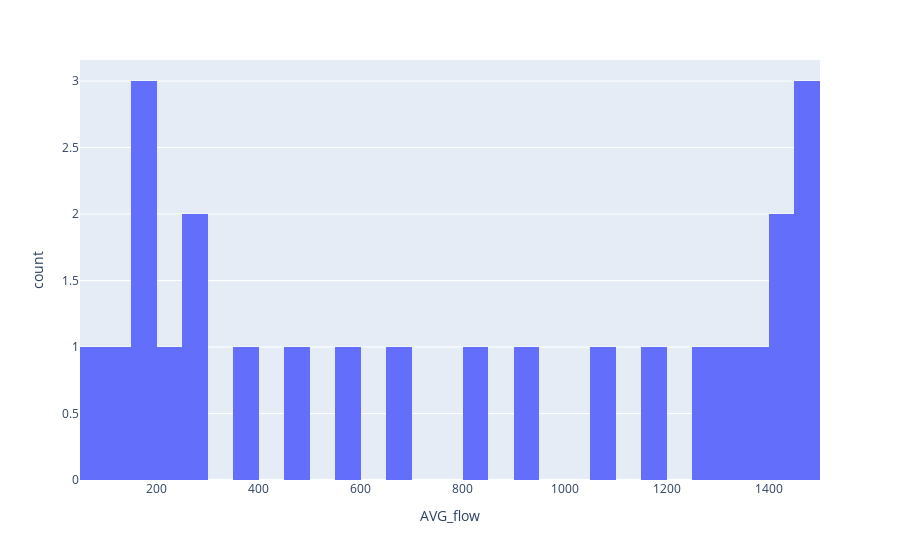

Here is the notebook cell this chart was saved with:
### Code cell
fig = px.histogram(df_sun, x="AVG_flow", nbins=40)
fig.show()

### Figure 1 — Plotly figure (JSON) as saved in the notebook; plotly's stock layout.template omitted (floating-point values rounded to 4 significant figures)
{"data": [{"alignmentgroup": "True", "bingroup": "x", "hovertemplate": "AVG_flow=%{x}<br>count=%{y}<extra></extra>", "legendgroup": "", "marker": {"color": "#636efa", "pattern": {"shape": ""}}, "name": "", "nbinsx": 40, "offsetgroup": "", "orientation": "v", "showlegend": false, "type": "histogram", "x": [263.3, 188.8, 163.4, 175.3, 267.8, 374.2, 557.5, 802.4, 1063.0, 1272.0, 1397.0, 1430, 1455.0, 1424.0, 1453.0, 1464, 1346.0, 1159.0, 930.2, 699.0, 464.5, 225.4, 136.7, 67.68], "xaxis": "x", "yaxis": "y"}], "layout": {"autosize": true, "barmode": "relative", "legend": {"tracegroupgap": 0}, "margin": {"t": 60}, "xaxis": {"anchor": "y", "autorange": true, "domain": [0, 1], "range": [50, 1500], "title": {"text": "AVG_flow"}, "type": "linear"}, "yaxis": {"anchor": "x", "autorange": true, "domain": [0, 1], "range": [0, 3.158], "title": {"text": "count"}}}}
